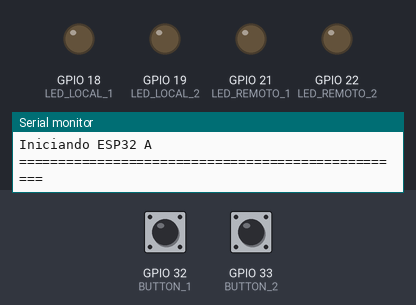
Simulated run of this sketch. Board: ESP32. Shown: output pins drawn as LEDs (lit = HIGH), the last lines printed to the serial monitor. The test bench sets the inputs (shaded band); at power-on: GPIO 32 (BUTTON_1) HIGH, GPIO 33 (BUTTON_2) HIGH. WiFi joins after 1.5 s; servers stay silent unless stated; no MQTT or app messages arrive unless stated.

Above: at 1.7 s.
1.8 s: GPIO 32 (BUTTON_1) pulled LOW for 0.15 s
At 2.9 s:
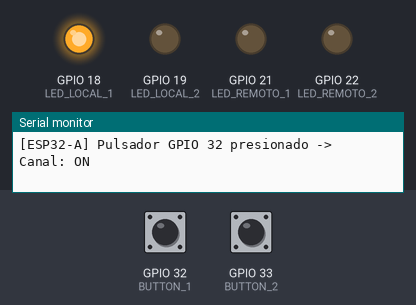
3.4 s: GPIO 33 (BUTTON_2) pulled LOW for 0.15 s
At 4.4 s:
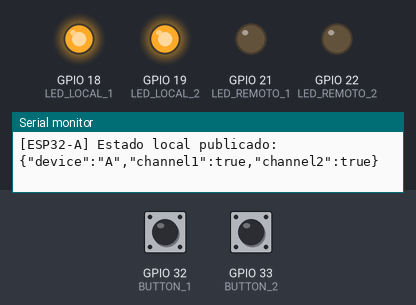
5.0 s: GPIO 32 (BUTTON_1) pulled LOW for 1 s
At 5.6 s:
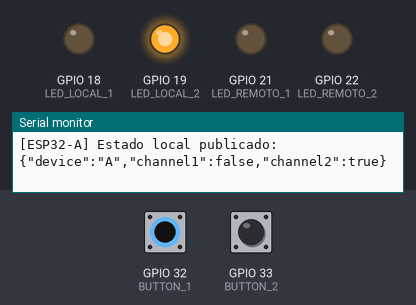
9.0 s: GPIO 33 (BUTTON_2) pulled LOW for 1 s
At 9.8 s:
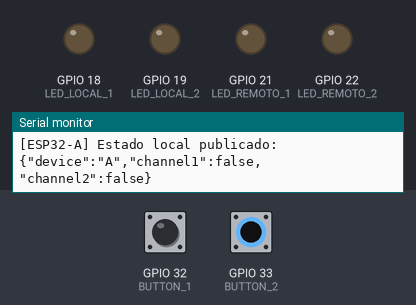
11.5 s: GPIO 33 (BUTTON_2) pulled LOW for 3.2 s
At 12.9 s:
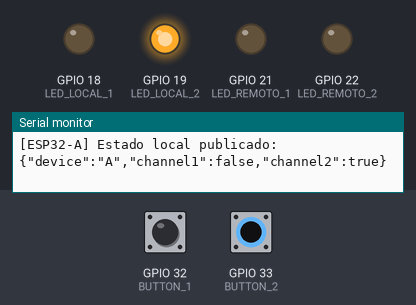
Timing chart, 0 to 14.5 s (numbered marks = the images above; inputs shaded):
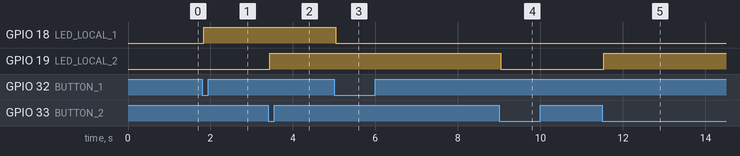

The sketch:

ESP32_A.ino
```cpp
/*
 * =====================================================================
 * FIRMWARE PARA ESP32 A (Placa de 30 pines)
 * Sistema de comunicación bidireccional entre dos ESP32 vía MQTT
 * =====================================================================
 *
 * Hardware:
 *   - Pulsador Canal 1: GPIO 32 (a GND, usando INPUT_PULLUP)
 *   - Pulsador Canal 2: GPIO 33 (a GND, usando INPUT_PULLUP)
 *   - LED Local Canal 1: GPIO 18 (con resistencia limitadora de 220-330 ohm a GND)
 *   - LED Local Canal 2: GPIO 19 (con resistencia limitadora de 220-330 ohm a GND)
 *   - LED Receptor Canal 1 (Remoto): GPIO 21 (con resistencia limitadora a GND)
 *   - LED Receptor Canal 2 (Remoto): GPIO 22 (con resistencia limitadora a GND)
 *
 * Bibliotecas requeridas (Arduino Library Manager):
 *   - PubSubClient (por Nick O'Leary)
 *   - ArduinoJson (v6 o v7, por Benoit Blanchon)
 * =====================================================================
 */

#include <WiFi.h>
#include <PubSubClient.h>
#include <ArduinoJson.h>

// ==================================================
// CONFIGURACION ESPECIFICA DEL DISPOSITIVO
// ==================================================
#define DEVICE_ID "A" // Identificador para esta placa (30 pines)

// Credenciales Wi-Fi (cambiar por las de tu red o hotspot de la laptop)
const char* WIFI_SSID     = "DESKTOP-TSJBC22-6549";
const char* WIFI_PASSWORD = "12345678900";

// IP del servidor broker Mosquitto en la laptop:
// - Si usas la red Wi-Fi compartida con el router: "10.55.14.181"
// - Si usas Zona de cobertura móvil / Hotspot de Windows: "192.168.137.1"
const char* MQTT_HOST     = "10.242.28.66";
const uint16_t MQTT_PORT  = 1883;

// ==================================================
// DEFINICION DE PINES (GPIO)
// ==================================================
const uint8_t BUTTON_1     = 32;
const uint8_t BUTTON_2     = 33;

const uint8_t LED_LOCAL_1  = 18;
const uint8_t LED_LOCAL_2  = 19;

const uint8_t LED_REMOTO_1 = 21;
const uint8_t LED_REMOTO_2 = 22;

const unsigned long DEBOUNCE_MS = 40;

// ==================================================
// CLIENTES DE RED Y MQTT
// ==================================================
WiFiClient wifiClient;
PubSubClient mqtt(wifiClient);

String ownStateTopic;
String peerStateTopic;
String ownStatusTopic;
String peerStatusTopic;

// Estados de canales locales y remotos
bool channel1       = false;
bool channel2       = false;
bool remoteChannel1 = false;
bool remoteChannel2 = false;

// Estructura para antirrebote no bloqueante
struct ButtonState {
  uint8_t pin;
  bool lastReading;
  bool stableState;
  unsigned long lastChange;
};

ButtonState button1 = {BUTTON_1, HIGH, HIGH, 0};
ButtonState button2 = {BUTTON_2, HIGH, HIGH, 0};

unsigned long lastMqttAttempt = 0;
unsigned long lastWifiAttempt = 0;

// ==================================================
// PUBLICACION DE ESTADOS LOCALES
// ==================================================
void publishState() {
  if (!mqtt.connected()) return;

#if ARDUINOJSON_VERSION_MAJOR >= 7
  JsonDocument doc;
#else
  StaticJsonDocument<128> doc;
#endif

  doc["device"]   = DEVICE_ID;
  doc["channel1"] = channel1;
  doc["channel2"] = channel2;

  char payload[128];
  serializeJson(doc, payload, sizeof(payload));

  // Publicar con flag 'retained' = true para que el broker guarde
  // el último estado en RAM y lo entregue a nuevos suscriptores
  mqtt.publish(ownStateTopic.c_str(), payload, true);

  Serial.print("[ESP32-A] Estado local publicado: ");
  Serial.println(payload);
}

// ==================================================
// CALLBACK DE MENSAJES MQTT RECIBIDOS
// ==================================================
void mqttCallback(char* topic, byte* payload, unsigned int length) {
  String receivedTopic(topic);
  String message;
  message.reserve(length);

  for (unsigned int i = 0; i < length; i++) {
    message += (char)payload[i];
  }

  // Si el otro ESP32 se conecta ("online"), le reenviamos nuestro estado actual
  if (receivedTopic == peerStatusTopic) {
    Serial.print("[ESP32-A] Notificación de estado remoto: ");
    Serial.println(message);
    if (message == "online") {
      publishState();
    }
    return;
  }

  // Filtrar que el mensaje corresponda al topic de estado del par (ESP32 B)
  if (receivedTopic != peerStateTopic) return;

#if ARDUINOJSON_VERSION_MAJOR >= 7
  JsonDocument doc;
#else
  StaticJsonDocument<128> doc;
#endif

  DeserializationError error = deserializeJson(doc, message);
  if (error) {
    Serial.print("[ESP32-A] Error al deserializar JSON: ");
    Serial.println(error.f_str());
    return;
  }

  remoteChannel1 = doc["channel1"] | false;
  remoteChannel2 = doc["channel2"] | false;

  // Actualizar LEDs receptores físicos
  digitalWrite(LED_REMOTO_1, remoteChannel1 ? HIGH : LOW);
  digitalWrite(LED_REMOTO_2, remoteChannel2 ? HIGH : LOW);

  Serial.print("[ESP32-A] Estado recibido de B -> Ch1: ");
  Serial.print(remoteChannel1 ? "ON" : "OFF");
  Serial.print(" | Ch2: ");
  Serial.println(remoteChannel2 ? "ON" : "OFF");
}

// ==================================================
// GESTION DE CONEXION MQTT
// ==================================================
void connectMQTT() {
  if (mqtt.connected()) return;

  // Intentar reconectar cada 3 segundos sin bloquear el loop
  if (millis() - lastMqttAttempt < 3000) return;
  lastMqttAttempt = millis();

  // Client ID único basado en MAC
  String clientId = "ESP32-";
  clientId += DEVICE_ID;
  clientId += "-";
  clientId += String((uint32_t)ESP.getEfuseMac(), HEX);

  Serial.print("[ESP32-A] Conectando a MQTT Broker...");

  // Configurar Last Will and Testament (LWT) retenido con mensaje "offline"
  bool connected = mqtt.connect(
    clientId.c_str(),
    ownStatusTopic.c_str(),
    1,
    true,
    "offline"
  );

  if (!connected) {
    Serial.print(" Falló, rc=");
    Serial.println(mqtt.state());
    return;
  }

  Serial.println(" Conectado!");

  // Anunciar disponibilidad propia retenida
  mqtt.publish(ownStatusTopic.c_str(), "online", true);

  // Suscribirse a los estados y disponibilidad de ESP32 B
  mqtt.subscribe(peerStateTopic.c_str());
  mqtt.subscribe(peerStatusTopic.c_str());

  // Publicar estado actual inmediatamente al conectar
  publishState();
}

// ==================================================
// LECTURA DE PULSADOR CON ANTIRREBOTE (DEBOUNCE)
// ==================================================
void checkButton(ButtonState &btn, bool &chState, uint8_t ledPin) {
  bool reading = digitalRead(btn.pin);

  if (reading != btn.lastReading) {
    btn.lastChange = millis();
    btn.lastReading = reading;
  }

  if (millis() - btn.lastChange >= DEBOUNCE_MS) {
    if (reading != btn.stableState) {
      btn.stableState = reading;

      // Con INPUT_PULLUP, LOW indica botón presionado
      if (btn.stableState == LOW) {
        chState = !chState;
        digitalWrite(ledPin, chState ? HIGH : LOW);

        Serial.print("[ESP32-A] Pulsador GPIO ");
        Serial.print(btn.pin);
        Serial.print(" presionado -> Canal: ");
        Serial.println(chState ? "ON" : "OFF");

        publishState();
      }
    }
  }
}

// ==================================================
// CONFIGURACION DE TOPICS MQTT
// ==================================================
void setupTopics() {
  String peerId = (String(DEVICE_ID) == "A") ? "B" : "A";

  ownStateTopic   = "lab/esp32/" + String(DEVICE_ID) + "/state";
  ownStatusTopic  = "lab/esp32/" + String(DEVICE_ID) + "/status";

  peerStateTopic  = "lab/esp32/" + peerId + "/state";
  peerStatusTopic = "lab/esp32/" + peerId + "/status";
}

// ==================================================
// SETUP
// ==================================================
void setup() {
  Serial.begin(115200);
  delay(500);

  // Configuración de entradas (pulsadores a GND con pull-up)
  pinMode(BUTTON_1, INPUT_PULLUP);
  pinMode(BUTTON_2, INPUT_PULLUP);

  // Configuración de salidas (LEDs)
  pinMode(LED_LOCAL_1, OUTPUT);
  pinMode(LED_LOCAL_2, OUTPUT);
  pinMode(LED_REMOTO_1, OUTPUT);
  pinMode(LED_REMOTO_2, OUTPUT);

  digitalWrite(LED_LOCAL_1, LOW);
  digitalWrite(LED_LOCAL_2, LOW);
  digitalWrite(LED_REMOTO_1, LOW);
  digitalWrite(LED_REMOTO_2, LOW);

  setupTopics();

  Serial.println();
  Serial.println("==================================================");
  Serial.print("Iniciando ESP32 ");
  Serial.println(DEVICE_ID);
  Serial.println("==================================================");

  WiFi.mode(WIFI_STA);
  WiFi.begin(WIFI_SSID, WIFI_PASSWORD);

  mqtt.setServer(MQTT_HOST, MQTT_PORT);
  mqtt.setCallback(mqttCallback);
  mqtt.setBufferSize(256);
}

// ==================================================
// LOOP PRINCIPAL (No bloqueante)
// ==================================================
void loop() {
  // Reconexión Wi-Fi periódica no bloqueante
  if (WiFi.status() != WL_CONNECTED) {
    if (millis() - lastWifiAttempt >= 5000) {
      lastWifiAttempt = millis();
      Serial.println("[ESP32-A] Intentando reconectar Wi-Fi...");
      WiFi.reconnect();
    }
  } else {
    // Si hay Wi-Fi, atender cliente MQTT
    if (!mqtt.connected()) {
      connectMQTT();
    } else {
      mqtt.loop();
    }
  }

  // Los pulsadores y LEDs locales responden SIEMPRE en tiempo real,
  // incluso si la red o el broker están caídos
  checkButton(button1, channel1, LED_LOCAL_1);
  checkButton(button2, channel2, LED_LOCAL_2);
}
```

Measured:
- after the input at 1.8 s, GPIO 18 (LED_LOCAL_1): LOW → HIGH at once
- after the input at 3.4 s, GPIO 19 (LED_LOCAL_2): LOW → HIGH at once
- after the input at 5.0 s, GPIO 18 (LED_LOCAL_1): HIGH → LOW at once
- after the input at 9.0 s, GPIO 19 (LED_LOCAL_2): HIGH → LOW at once
- after the input at 11.5 s, GPIO 19 (LED_LOCAL_2): LOW → HIGH at once
